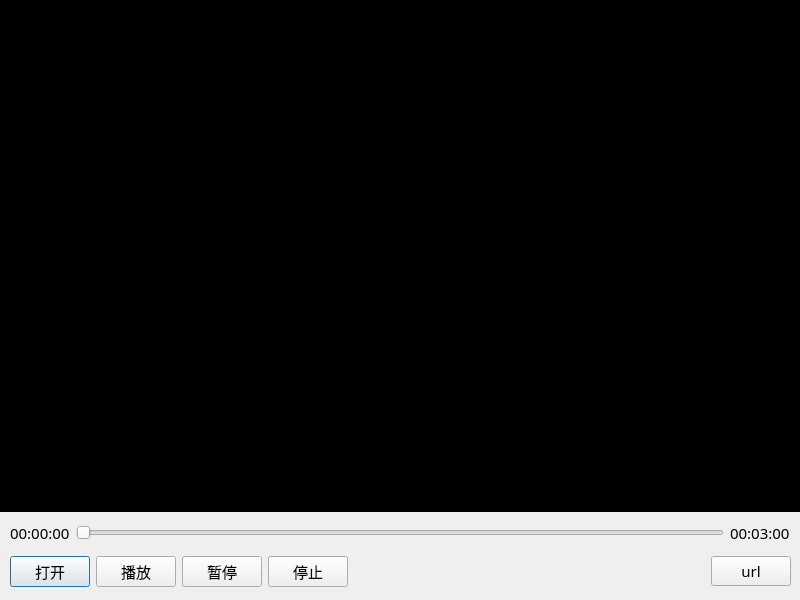
<?xml version="1.0" encoding="UTF-8"?>
<ui version="4.0">
 <class>PlayerDialog</class>
 <widget class="QDialog" name="PlayerDialog">
  <property name="geometry">
   <rect>
    <x>0</x>
    <y>0</y>
    <width>800</width>
    <height>600</height>
   </rect>
  </property>
  <property name="font">
   <font>
    <family>微软雅黑</family>
    <pointsize>11</pointsize>
   </font>
  </property>
  <property name="windowTitle">
   <string>PlayerDialog</string>
  </property>
  <layout class="QVBoxLayout" name="verticalLayout_2">
   <property name="leftMargin">
    <number>0</number>
   </property>
   <property name="topMargin">
    <number>0</number>
   </property>
   <property name="rightMargin">
    <number>0</number>
   </property>
   <item>
    <widget class="QWidget" name="wdg_content" native="true">
     <property name="sizePolicy">
      <sizepolicy hsizetype="Expanding" vsizetype="Expanding">
       <horstretch>0</horstretch>
       <verstretch>0</verstretch>
      </sizepolicy>
     </property>
     <property name="styleSheet">
      <string notr="true">background-color: rgb(0, 0, 0);</string>
     </property>
     <layout class="QVBoxLayout" name="verticalLayout">
      <property name="leftMargin">
       <number>9</number>
      </property>
      <property name="topMargin">
       <number>9</number>
      </property>
      <property name="rightMargin">
       <number>9</number>
      </property>
      <item>
       <widget class="MyOpenGLWidget" name="wdg_show" native="true"/>
      </item>
     </layout>
    </widget>
   </item>
   <item>
    <widget class="QWidget" name="wdg_middle" native="true">
     <property name="minimumSize">
      <size>
       <width>0</width>
       <height>30</height>
      </size>
     </property>
     <property name="maximumSize">
      <size>
       <width>16777215</width>
       <height>30</height>
      </size>
     </property>
     <layout class="QHBoxLayout" name="horizontalLayout_2">
      <property name="leftMargin">
       <number>10</number>
      </property>
      <property name="topMargin">
       <number>0</number>
      </property>
      <property name="rightMargin">
       <number>10</number>
      </property>
      <property name="bottomMargin">
       <number>0</number>
      </property>
      <item>
       <widget class="QLabel" name="lb_curTime">
        <property name="text">
         <string>00:00:00</string>
        </property>
       </widget>
      </item>
      <item>
       <widget class="QSlider" name="slider_progress">
        <property name="orientation">
         <enum>Qt::Horizontal</enum>
        </property>
       </widget>
      </item>
      <item>
       <widget class="QLabel" name="lb_totalTime">
        <property name="text">
         <string>00:03:00</string>
        </property>
       </widget>
      </item>
     </layout>
    </widget>
   </item>
   <item>
    <widget class="QWidget" name="wdg_bottom" native="true">
     <property name="minimumSize">
      <size>
       <width>0</width>
       <height>35</height>
      </size>
     </property>
     <property name="maximumSize">
      <size>
       <width>16777215</width>
       <height>35</height>
      </size>
     </property>
     <layout class="QHBoxLayout" name="horizontalLayout">
      <property name="leftMargin">
       <number>10</number>
      </property>
      <property name="topMargin">
       <number>0</number>
      </property>
      <property name="bottomMargin">
       <number>0</number>
      </property>
      <item>
       <widget class="QPushButton" name="pb_start">
        <property name="text">
         <string>打开</string>
        </property>
       </widget>
      </item>
      <item>
       <widget class="QPushButton" name="pb_resume">
        <property name="text">
         <string>播放</string>
        </property>
       </widget>
      </item>
      <item>
       <widget class="QPushButton" name="pb_pause">
        <property name="text">
         <string>暂停</string>
        </property>
       </widget>
      </item>
      <item>
       <widget class="QPushButton" name="pb_stop">
        <property name="text">
         <string>停止</string>
        </property>
       </widget>
      </item>
      <item>
       <spacer name="horizontalSpacer">
        <property name="orientation">
         <enum>Qt::Horizontal</enum>
        </property>
        <property name="sizeHint" stdset="0">
         <size>
          <width>40</width>
          <height>20</height>
         </size>
        </property>
       </spacer>
      </item>
      <item>
       <widget class="QPushButton" name="pb_setUrl">
        <property name="text">
         <string>url</string>
        </property>
       </widget>
      </item>
     </layout>
    </widget>
   </item>
  </layout>
 </widget>
 <customwidgets>
  <customwidget>
   <class>MyOpenGLWidget</class>
   <extends>QWidget</extends>
   <header>myopenglwidget.h</header>
   <container>1</container>
  </customwidget>
 </customwidgets>
 <resources/>
 <connections/>
</ui>
